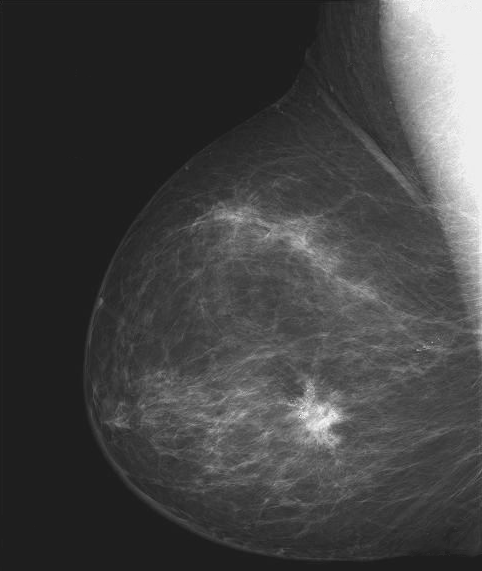
#> input picture Imagens/Fig0304(a)(breast_digital_Xray).tif, 482 x 571 px, found by its file name
$ python PI10.py
#> lines starting #> are read from the running program, lines starting #| are printed output that depends on the picture
### src/utils.py
# coding=utf-8
from numpy.core.multiarray import arange

__author__ = 'allan'


import matplotlib.pyplot as plt
import matplotlib.image as mpimg
import numpy as np

def imgReadAndCopy(nome):
    img=mpimg.imread(nome,0)
#> img is the input picture: shape (571, 482); min 21, max 255, mean 66.7
    imgcopy = img.copy()
    return imgcopy.tolist(),img.tolist()


def mostraImagem(matriz):
    limite=255*150
    imgplot = plt.imshow(np.array(matriz), cmap='Greys_r',extent=[0,limite,limite,0])

    plt.gca().invert_yaxis()
    frame=plt.gca()
    frame.axes.get_xaxis().set_ticks([])
    plt.xlabel("Tonalidade de cor")
    plt.ylabel("Frequencia")

    plt.show(block=True)

### src/PI10.py
from utils import imgReadAndCopy, mostraImagem
import cv2
__author__ = 'allan'
import matplotlib.pyplot as plt
import matplotlib.image as mpimg
import numpy as np

imgCopia,imgOriginal=imgReadAndCopy("Imagens/Fig0304(a)(breast_digital_Xray).tif")
#> imgCopia = 571 items; imgOriginal = 571 items
for i,linha in enumerate(imgCopia):
    for j,col in enumerate(linha):


        imgCopia[i][j]=(255-col)


mostraImagem(imgOriginal)
#> in mostraImagem, `plt.show(block=True)`:
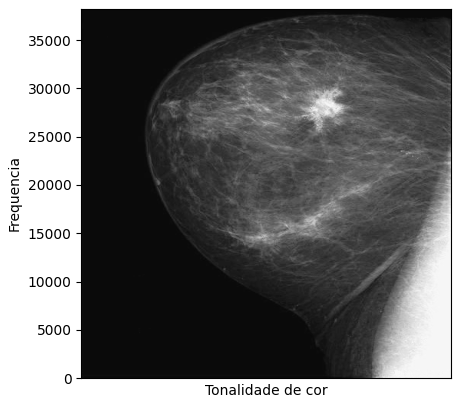
#> figure drawn by matplotlib, 1 panel
mostraImagem(imgCopia)
#> in mostraImagem (call 2), `plt.show(block=True)`:
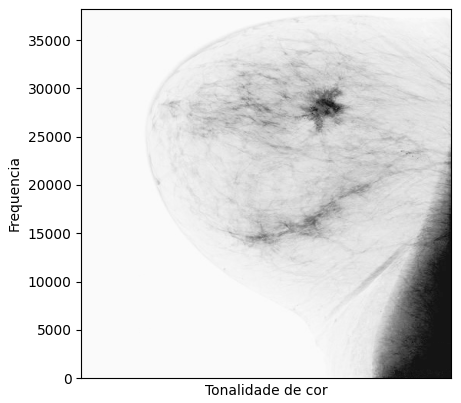
#> figure drawn by matplotlib, 1 panel


# img=cv2.imread("Imagens/Fig0304(a)(breast_digital_Xray).tif")
#
# gs_imagem=cv2.cvtColor(img,cv2.COLOR_BGR2RGB)
#
# imagem = (255-gs_imagem)
# cv2.imwrite("invertida.jpeg", imagem)
#
#
# plt.show()
